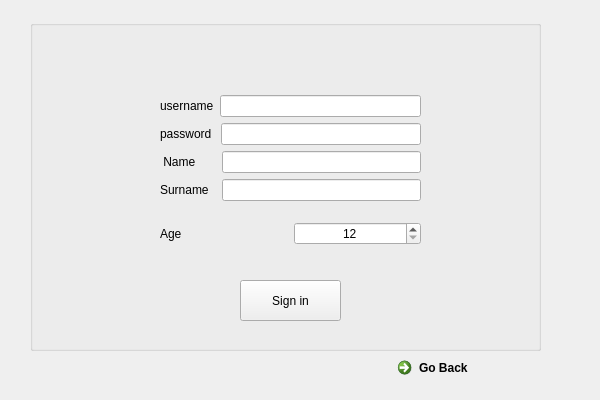
<?xml version="1.0" encoding="UTF-8"?>
<ui version="4.0">
 <class>SignIn</class>
 <widget class="QDialog" name="SignIn">
  <property name="geometry">
   <rect>
    <x>0</x>
    <y>0</y>
    <width>600</width>
    <height>400</height>
   </rect>
  </property>
  <property name="windowTitle">
   <string>Dialog</string>
  </property>
  <widget class="QCommandLinkButton" name="commandLinkButton">
   <property name="geometry">
    <rect>
     <x>390</x>
     <y>350</y>
     <width>168</width>
     <height>41</height>
    </rect>
   </property>
   <property name="text">
    <string>Go Back</string>
   </property>
  </widget>
  <widget class="QGroupBox" name="groupBox">
   <property name="enabled">
    <bool>true</bool>
   </property>
   <property name="geometry">
    <rect>
     <x>30</x>
     <y>20</y>
     <width>511</width>
     <height>331</height>
    </rect>
   </property>
   <property name="title">
    <string/>
   </property>
   <widget class="QPushButton" name="push_button_signin_2">
    <property name="geometry">
     <rect>
      <x>210</x>
      <y>260</y>
      <width>101</width>
      <height>41</height>
     </rect>
    </property>
    <property name="text">
     <string>Sign in</string>
    </property>
   </widget>
   <widget class="QWidget" name="layoutWidget_2">
    <property name="geometry">
     <rect>
      <x>130</x>
      <y>60</y>
      <width>261</width>
      <height>181</height>
     </rect>
    </property>
    <layout class="QVBoxLayout" name="verticalLayout_5">
     <item>
      <layout class="QVBoxLayout" name="verticalLayout_6">
       <item>
        <layout class="QVBoxLayout" name="verticalLayout_7">
         <item>
          <layout class="QHBoxLayout" name="horizontalLayout_6">
           <item>
            <widget class="QLabel" name="label_6">
             <property name="text">
              <string>username</string>
             </property>
            </widget>
           </item>
           <item>
            <widget class="QLineEdit" name="lineEdit_si_username_2"/>
           </item>
          </layout>
         </item>
         <item>
          <layout class="QHBoxLayout" name="horizontalLayout_7">
           <item>
            <widget class="QLabel" name="label_7">
             <property name="text">
              <string>password </string>
             </property>
            </widget>
           </item>
           <item>
            <widget class="QLineEdit" name="lineEdit_si_Password_2"/>
           </item>
          </layout>
         </item>
        </layout>
       </item>
       <item>
        <layout class="QVBoxLayout" name="verticalLayout_8">
         <item>
          <layout class="QHBoxLayout" name="horizontalLayout_8">
           <item>
            <widget class="QLabel" name="label_8">
             <property name="text">
              <string> Name      </string>
             </property>
            </widget>
           </item>
           <item>
            <widget class="QLineEdit" name="lineEdit_si_name_2"/>
           </item>
          </layout>
         </item>
         <item>
          <layout class="QHBoxLayout" name="horizontalLayout_9">
           <item>
            <widget class="QLabel" name="label_9">
             <property name="text">
              <string>Surname  </string>
             </property>
            </widget>
           </item>
           <item>
            <widget class="QLineEdit" name="lineEdit_si_surname_2"/>
           </item>
          </layout>
         </item>
        </layout>
       </item>
      </layout>
     </item>
     <item>
      <layout class="QHBoxLayout" name="horizontalLayout_10">
       <item>
        <widget class="QLabel" name="label_10">
         <property name="text">
          <string>Age           </string>
         </property>
        </widget>
       </item>
       <item>
        <widget class="QSpinBox" name="spinBox_age_2">
         <property name="enabled">
          <bool>true</bool>
         </property>
         <property name="alignment">
          <set>Qt::AlignCenter</set>
         </property>
         <property name="minimum">
          <number>12</number>
         </property>
        </widget>
       </item>
      </layout>
     </item>
    </layout>
   </widget>
  </widget>
 </widget>
 <resources/>
 <connections/>
</ui>
